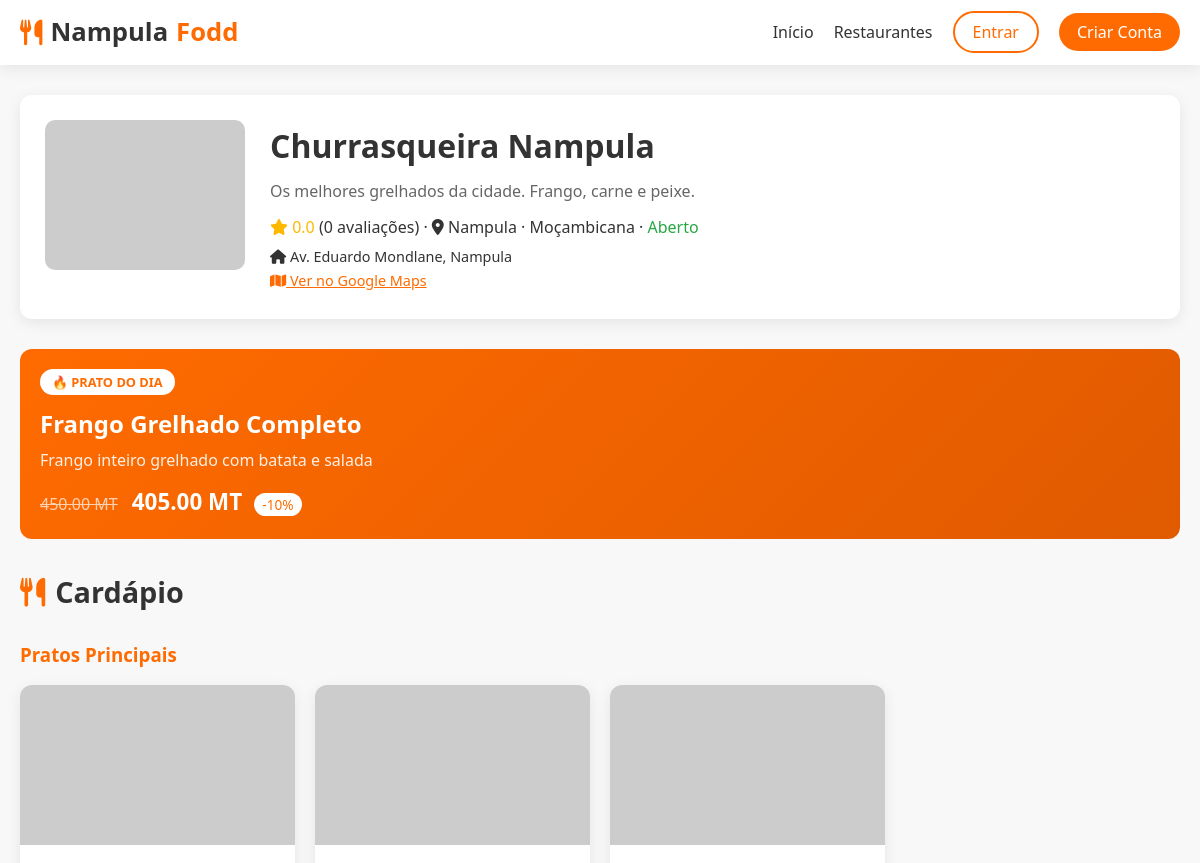
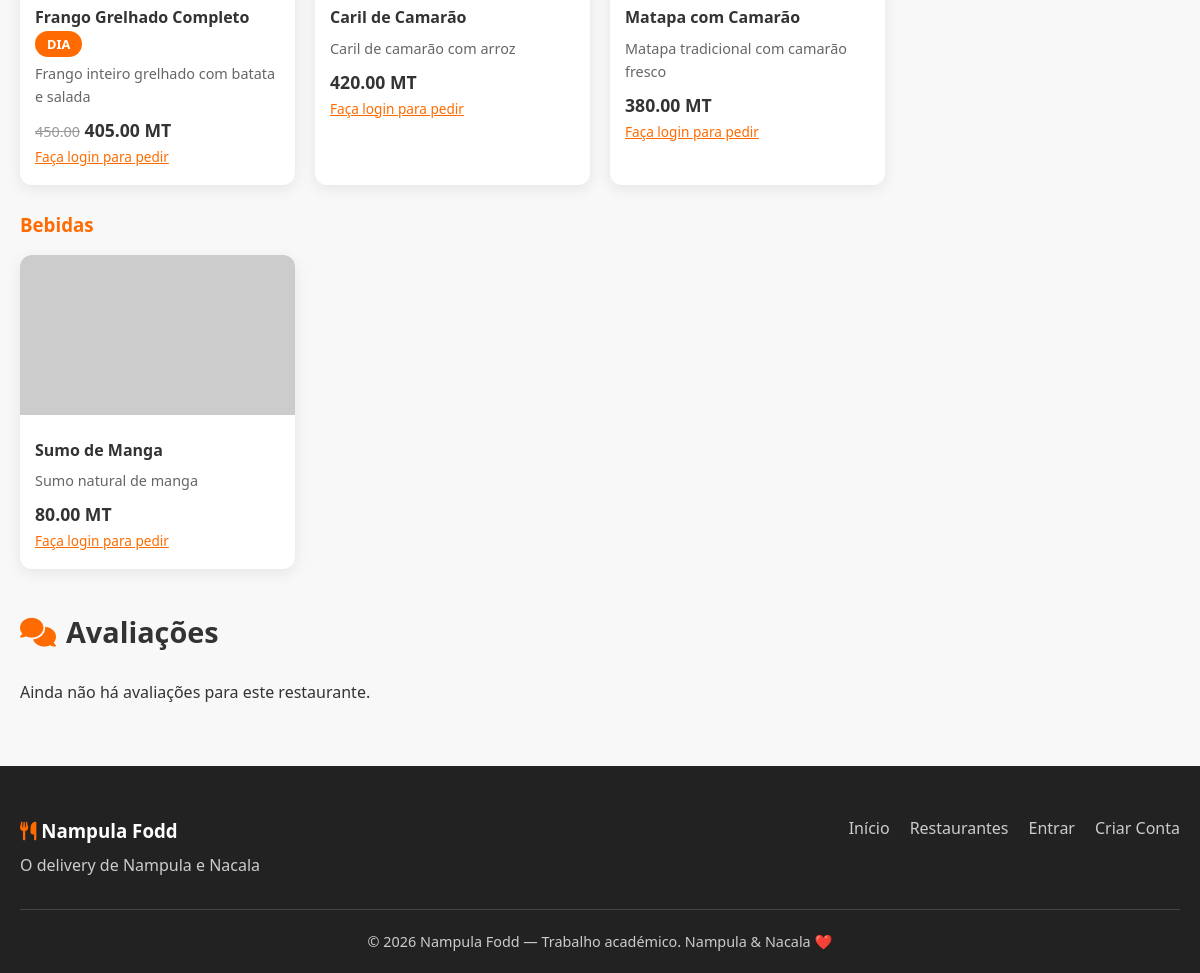
The app's page /restaurante.php?id=1 with its own data (2 pictures, top to bottom).
### tables this page shows
CREATE TABLE IF NOT EXISTS restaurantes (
    id INT AUTO_INCREMENT PRIMARY KEY,
    usuario_id INT NOT NULL,
    nome VARCHAR(150) NOT NULL,
    descricao TEXT,
    cidade ENUM('Nampula', 'Nacala-Porto', 'Nacala-a-Velha') NOT NULL,
    tipo_comida VARCHAR(100),
    endereco VARCHAR(255),
    latitude DECIMAL(10,8) DEFAULT NULL,
    longitude DECIMAL(11,8) DEFAULT NULL,
    foto VARCHAR(255) DEFAULT 'default-rest.jpg',
    aberto TINYINT(1) DEFAULT 1,
    activo TINYINT(1) DEFAULT 1,
    criado_em TIMESTAMP DEFAULT CURRENT_TIMESTAMP,
    FOREIGN KEY (usuario_id) REFERENCES usuarios(id) ON DELETE CASCADE
);

CREATE TABLE IF NOT EXISTS produtos (
    id INT AUTO_INCREMENT PRIMARY KEY,
    restaurante_id INT NOT NULL,
    nome VARCHAR(150) NOT NULL,
    descricao TEXT,
    preco DECIMAL(10,2) NOT NULL,
    categoria VARCHAR(80) DEFAULT 'Geral',
    foto VARCHAR(255) DEFAULT 'default-prato.jpg',
    prato_do_dia TINYINT(1) DEFAULT 0,
    desconto_prato_dia DECIMAL(5,2) DEFAULT 0.00,
    activo TINYINT(1) DEFAULT 1,
    criado_em TIMESTAMP DEFAULT CURRENT_TIMESTAMP,
    FOREIGN KEY (restaurante_id) REFERENCES restaurantes(id) ON DELETE CASCADE
);

### config/database.php (called while the page is built, shortened)
<?php
function url($path = '') {
    $path = ltrim($path, '/');
    return BASE_URL . ($path ? '/' . $path : '');
}
?>

### includes/auth.php (called while the page is built, shortened)
<?php
require_once __DIR__ . '/../config/database.php';
function estaLogado() {
    return isset($_SESSION['usuario_id']);
}
function utilizadorAtual() {
    global $pdo;
    if (!estaLogado()) return null;
    $stmt = $pdo->prepare("SELECT * FROM usuarios WHERE id = ?");
    $stmt->execute([$_SESSION['usuario_id']]);
    return $stmt->fetch();
}
?>

### restaurante.php (the view, shortened to what this page needs)
<?php
require_once 'includes/header.php';
$id = (int)($_GET['id'] ?? 0);
$stmt = $pdo->prepare("SELECT r.*,
    COALESCE(AVG(c.nota), 0) as media_estrelas,
    COUNT(DISTINCT c.id) as total_comentarios
    FROM restaurantes r
    LEFT JOIN comentarios c ON c.restaurante_id = r.id
    WHERE r.id = ? AND r.activo = 1
    GROUP BY r.id");
$stmt->execute([$id]);
$rest = $stmt->fetch();
$stmt = $pdo->prepare("SELECT * FROM produtos WHERE restaurante_id = ? AND activo = 1 ORDER BY prato_do_dia DESC, categoria, nome");
$stmt->execute([$id]);
$produtos = $stmt->fetchAll();
$pratoDia = null;
foreach ($produtos as $p) {
    if ($p['prato_do_dia']) {
        $pratoDia = $p;
        break;
    }
}
$stmt = $pdo->prepare("SELECT c.*, u.nome as cliente_nome
    FROM comentarios c
    JOIN usuarios u ON u.id = c.cliente_id
    WHERE c.restaurante_id = ?
    ORDER BY c.criado_em DESC LIMIT 20");
$stmt->execute([$id]);
$comentarios = $stmt->fetchAll();
?>
<body data-base="<?= htmlspecialchars(BASE_URL) ?>">
<div class="container" style="padding-top:30px;">
    <div class="rest-header" style="display:flex;gap:25px;flex-wrap:wrap;margin-bottom:30px;background:white;padding:25px;border-radius:var(--radius);box-shadow:var(--sombra);">
        <img src="<?= url('uploads/' . ($rest['foto'] ?: 'default-rest.jpg')) ?>"
             alt="<?= htmlspecialchars($rest['nome']) ?>"
             style="width:200px;height:150px;object-fit:cover;border-radius:10px;"
             onerror="this.src='https://via.placeholder.com/200x150/FF6B00/ffffff?text=Rest'">
        <div style="flex:1;">
            <h1 style="margin-bottom:8px;"><?= htmlspecialchars($rest['nome']) ?></h1>
            <p style="color:var(--texto-claro);margin-bottom:10px;"><?= htmlspecialchars($rest['descricao'] ?? '') ?></p>
            <p>
                <span class="estrelas"><i class="fas fa-star"></i> <?= number_format($rest['media_estrelas'], 1) ?></span>
                (<?= $rest['total_comentarios'] ?> avaliações)
                · <i class="fas fa-map-marker-alt"></i> <?= htmlspecialchars($rest['cidade']) ?>
                · <?= htmlspecialchars($rest['tipo_comida']) ?>
                · <?= $rest['aberto'] ? '<span style="color:var(--sucesso);">Aberto</span>' : '<span style="color:var(--erro);">Fechado</span>' ?>
            </p>
            <?php if ($rest['endereco']): ?>
                <p style="font-size:0.9rem;margin-top:5px;"><i class="fas fa-home"></i> <?= htmlspecialchars($rest['endereco']) ?></p>
            <?php endif; ?>
            <?php if ($rest['latitude'] && $rest['longitude']): ?>
                <a href="https://www.google.com/maps?q=<?= $rest['latitude'] ?>,<?= $rest['longitude'] ?>"
                   target="_blank" rel="noopener" style="color:var(--laranja);font-size:0.9rem;">
                    <i class="fas fa-map"></i> Ver no Google Maps
                </a>
            <?php endif; ?>
        </div>
    </div>
    <?php if ($pratoDia):
        $precoDia = $pratoDia['preco'] * (1 - $pratoDia['desconto_prato_dia'] / 100);
    ?>
        <div style="background:linear-gradient(135deg,#FF6B00,#E05A00);color:white;padding:20px;border-radius:var(--radius);margin-bottom:30px;display:flex;gap:20px;align-items:center;flex-wrap:wrap;">
            <div>
                <span class="badge-dia" style="background:white;color:var(--laranja);">🔥 PRATO DO DIA</span>
                <h2 style="margin:10px 0 5px;"><?= htmlspecialchars($pratoDia['nome']) ?></h2>
                <p style="opacity:0.9;"><?= htmlspecialchars($pratoDia['descricao'] ?? '') ?></p>
                <p style="margin-top:10px;">
                    <span style="text-decoration:line-through;opacity:0.7;"><?= number_format($pratoDia['preco'], 2) ?> MT</span>
                    <strong style="font-size:1.4rem;margin-left:10px;"><?= number_format($precoDia, 2) ?> MT</strong>
                    <span style="background:white;color:var(--laranja);padding:2px 8px;border-radius:20px;font-size:0.85rem;margin-left:8px;">
                        -<?= number_format($pratoDia['desconto_prato_dia'], 0) ?>%
                    </span>
                </p>
            </div>
        </div>
    <?php endif; ?>
    <h2 class="secao-titulo"><i class="fas fa-utensils"></i> Cardápio</h2>
    <?php if (empty($produtos)): ?>
        <p>Este restaurante ainda não tem produtos no cardápio.</p>
    <?php else: ?>
        <?php
        $categorias = [];
        foreach ($produtos as $p) {
            $categorias[$p['categoria']][] = $p;
        }
        foreach ($categorias as $cat => $items):
        ?>
            <h3 style="margin:25px 0 15px;color:var(--laranja);"><?= htmlspecialchars($cat) ?></h3>
            <div class="produtos-grid">
                <?php foreach ($items as $p):
                    $precoFinal = $p['prato_do_dia'] ? $p['preco'] * (1 - $p['desconto_prato_dia']/100) : $p['preco'];
                ?>
                    <div class="produto-card">
                        <img src="<?= url('uploads/' . ($p['foto'] ?: 'default-prato.jpg')) ?>"
                             alt="<?= htmlspecialchars($p['nome']) ?>"
                             onerror="this.src='https://via.placeholder.com/300x180/FF6B00/ffffff?text=Prato'">
                        <div class="produto-info">
                            <h4>
                                <?= htmlspecialchars($p['nome']) ?>
                                <?php if ($p['prato_do_dia']): ?>
                                    <span class="badge-dia">DIA</span>
                                <?php endif; ?>
                            </h4>
                            <p style="font-size:0.9rem;color:var(--texto-claro);"><?= htmlspecialchars($p['descricao'] ?? '') ?></p>
                            <div class="produto-preco">
                                <?php if ($p['prato_do_dia'] && $p['desconto_prato_dia'] > 0): ?>
                                    <span style="text-decoration:line-through;color:#999;font-size:0.9rem;"><?= number_format($p['preco'], 2) ?></span>
                                    <strong><?= number_format($precoFinal, 2) ?> MT</strong>
                                <?php else: ?>
                                    <strong><?= number_format($p['preco'], 2) ?> MT</strong>
                                <?php endif; ?>
                            </div>
                            <?php if (estaLogado() && temPermissao('cliente') && $rest['aberto']): ?>
                                <button class="btn-add-carrinho btn-primary" data-id="<?= $p['id'] ?>" style="margin-top:10px;">
                                    <i class="fas fa-plus"></i> Adicionar
                                </button>
                            <?php elseif (!estaLogado()): ?>
                                <a href="<?= url('login.php') ?>" style="font-size:0.85rem;color:var(--laranja);">Faça login para pedir</a>
                            <?php endif; ?>
                        </div>
                    </div>
                <?php endforeach; ?>
            </div>
        <?php endforeach; ?>
    <?php endif; ?>
    <h2 class="secao-titulo" style="margin-top:40px;"><i class="fas fa-comments"></i> Avaliações</h2>
    <?php if (empty($comentarios)): ?>
        <p>Ainda não há avaliações para este restaurante.</p>
    <?php endif; ?>
</div>
<?php require_once 'includes/footer.php'; ?>

### includes/header.php (shortened to what this page needs)
<?php
require_once __DIR__ . '/auth.php';
$user = utilizadorAtual();
?>
<!DOCTYPE html>
<html lang="pt">
<head>
    <link rel="stylesheet" href="<?= url('css/style.css') ?>">
    <link rel="stylesheet" href="https://cdnjs.cloudflare.com/ajax/libs/font-awesome/6.5.0/css/all.min.css">
</head>
<body>
    <nav class="navbar">
        <div class="container nav-content">
            <a href="<?= url('index.php') ?>" class="logo">
                <i class="fas fa-utensils"></i> Nampula <span>Fodd</span>
            </a>
            <ul class="nav-links" id="navLinks">
                <li><a href="<?= url('index.php') ?>">Início</a></li>
                <li><a href="<?= url('restaurantes.php') ?>">Restaurantes</a></li>
                <?php if ($user): ?>
                    <?php if ($user['tipo'] === 'cliente'): ?>
                        <li><a href="<?= url('cliente/carrinho.php') ?>"><i class="fas fa-shopping-cart"></i> Carrinho</a></li>
                        <li><a href="<?= url('cliente/carteira.php') ?>"><i class="fas fa-wallet"></i> Carteira</a></li>
                        <li><a href="<?= url('cliente/pedidos.php') ?>">Meus Pedidos</a></li>
                    <?php elseif ($user['tipo'] === 'restaurante'): ?>
                        <li><a href="<?= url('restaurante/dashboard.php') ?>">Dashboard</a></li>
                        <li><a href="<?= url('restaurante/cardapio.php') ?>">Cardápio</a></li>
                    <?php elseif ($user['tipo'] === 'admin'): ?>
                        <li><a href="<?= url('admin/dashboard.php') ?>">Admin</a></li>
                    <?php endif; ?>
                    <li class="user-menu">
                        <span>Olá, <?= htmlspecialchars($user['nome']) ?></span>
                        <a href="<?= url('logout.php') ?>" class="btn-sair">Sair</a>
                    </li>
                <?php else: ?>
                    <li><a href="<?= url('login.php') ?>" class="btn-login">Entrar</a></li>
                    <li><a href="<?= url('registo.php') ?>" class="btn-registo">Criar Conta</a></li>
                <?php endif; ?>
            </ul>
        </div>
    </nav>

### includes/footer.php (shortened to what this page needs)
<footer class="footer">
    <div class="container">
        <div class="footer-content">
            <div class="footer-brand">
                <h3><i class="fas fa-utensils"></i> Nampula Fodd</h3>
                <p>O delivery de Nampula e Nacala</p>
            </div>
            <div class="footer-links">
                <a href="<?= url('index.php') ?>">Início</a>
                <a href="<?= url('restaurantes.php') ?>">Restaurantes</a>
                <a href="<?= url('login.php') ?>">Entrar</a>
                <a href="<?= url('registo.php') ?>">Criar Conta</a>
            </div>
        </div>
        <div class="footer-bottom">
            <p>&copy; <?= date('Y') ?> Nampula Fodd — Trabalho académico. Nampula &amp; Nacala ❤️</p>
        </div>
    </div>
</footer>
</body>
</html>

### css/style.css (style rules this page uses)
:root { --laranja: #FF6B00; --laranja-escuro: #E05A00; --laranja-claro: #FF8C33; --branco: #FFFFFF; --cinza-claro: #F8F8F8; --cinza: #EEEEEE; --texto: #333333; --texto-claro: #666666; --sucesso: #28a745; --erro: #dc3545; --sombra: 0 4px 15px rgba(0,0,0,0.08); --sombra-hover: 0 8px 25px rgba(255,107,0,0.15); --radius: 12px; --transicao: all 0.3s ease; }
* { margin: 0; padding: 0; box-sizing: border-box; }
body { font-family: 'Segoe UI', system-ui, -apple-system, sans-serif; background: var(--cinza-claro); color: var(--texto); line-height: 1.6; min-height: 100vh; }
.container { width: 100%; max-width: 1200px; margin: 0 auto; padding: 0 20px; }
.navbar { background: var(--branco); box-shadow: var(--sombra); position: sticky; top: 0; z-index: 1000; padding: 12px 0; }
.nav-content { display: flex; align-items: center; justify-content: space-between; }
.logo { font-size: 1.6rem; font-weight: 700; color: var(--texto); text-decoration: none; display: flex; align-items: center; gap: 8px; }
.logo i { color: var(--laranja); }
.logo span { color: var(--laranja); }
.nav-links { display: flex; align-items: center; gap: 20px; list-style: none; }
.nav-links a { text-decoration: none; color: var(--texto); font-weight: 500; transition: var(--transicao); }
.btn-login, .btn-registo, .btn-sair { padding: 8px 18px; border-radius: 50px; font-weight: 600; }
.btn-login { background: transparent; border: 2px solid var(--laranja); color: var(--laranja) !important; }
.btn-registo, .btn-sair { background: var(--laranja); color: var(--branco) !important; }
.secao-titulo { font-size: 1.8rem; margin-bottom: 25px; display: flex; align-items: center; gap: 10px; }
.secao-titulo i { color: var(--laranja); }
.estrelas { color: #FFB800; }
.badge-dia { background: var(--laranja); color: white; padding: 4px 12px; border-radius: 50px; font-size: 0.8rem; font-weight: 600; }
.produtos-grid { display: grid; grid-template-columns: repeat(auto-fill, minmax(250px, 1fr)); gap: 20px; }
.footer { background: #222; color: #ccc; padding: 50px 0 20px; margin-top: 60px; }
.footer h3, .footer h4 { color: white; margin-bottom: 15px; }
.footer h3 i { color: var(--laranja); }
.footer-bottom { border-top: 1px solid #444; padding-top: 20px; text-align: center; font-size: 0.9rem; }
.produto-card { background: white; border-radius: var(--radius); overflow: hidden; box-shadow: var(--sombra); transition: var(--transicao); }
.produto-card img { width: 100%; height: 160px; object-fit: cover; }
.produto-info { padding: 15px; }
.produto-info h4 { margin-bottom: 6px; }
.produto-preco { margin-top: 8px; font-size: 1.1rem; }
.footer-content { display: flex; justify-content: space-between; flex-wrap: wrap; gap: 30px; margin-bottom: 30px; }
.footer-brand h3 { color: white; margin-bottom: 8px; }
.footer-links { display: flex; gap: 20px; flex-wrap: wrap; }
.footer-links a { color: #ccc; text-decoration: none; }

### records on screen
restaurantes: nome "Churrasqueira Nampula", descricao "Os melhores grelhados da cidade. Frango, carne e peixe.", cidade "Nampula", tipo_comida "Moçambicana", endereco "Av. Eduardo Mondlane, Nampula"
produtos: nome "Frango Grelhado Completo", descricao "Frango inteiro grelhado com batata e salada", preco "450.00", precoDia "405.00", desconto_prato_dia "10", shows "DIA", precoFinal "405.00"
produtos: nome "Caril de Camarão", descricao "Caril de camarão com arroz", preco "420.00"
produtos: nome "Matapa com Camarão", descricao "Matapa tradicional com camarão fresco", preco "380.00"
produtos: nome "Sumo de Manga", descricao "Sumo natural de manga", preco "80.00"

### other values on screen
$rest['media_estrelas'] "0.0"
$rest['total_comentarios'] "0"
$cat "Pratos Principais"
$cat "Bebidas"
